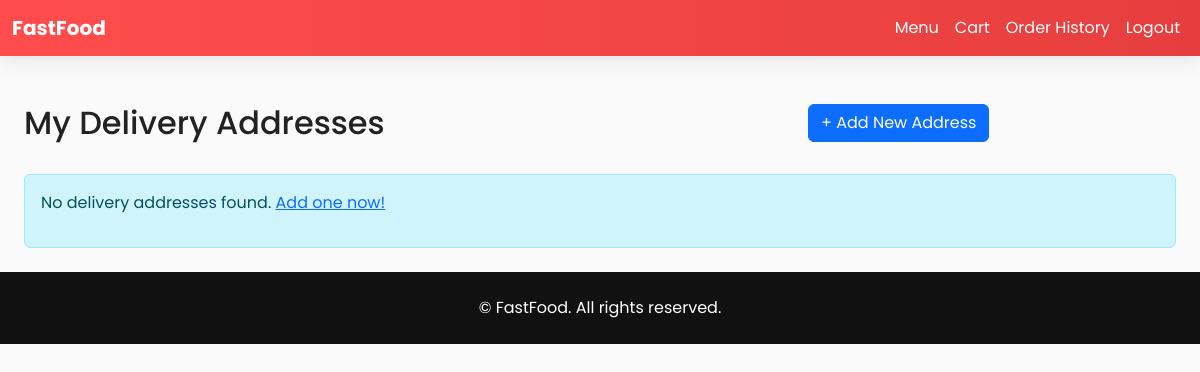
Before: /delivery-addresses/ (signed in) with the older database file.
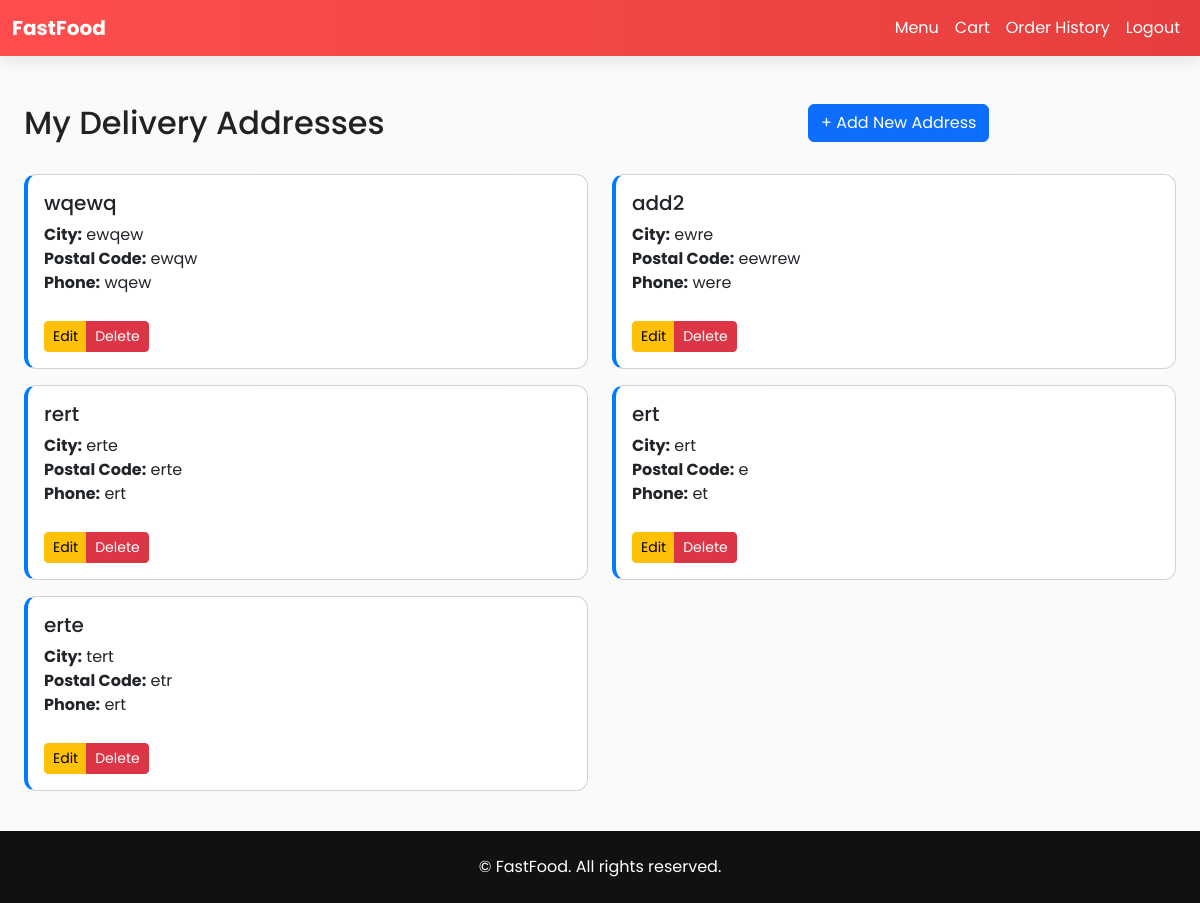
After: the same page with the newer database file.
### food_app/models.py (models this page shows, shortened)
class DeliveryAddress(models.Model):
    user = models.ForeignKey(User, on_delete=models.CASCADE, related_name="delivery_addresses")
    street_address = models.CharField(max_length=255)
    city = models.CharField(max_length=100)
    postal_code = models.CharField(max_length=20)
    phone = models.CharField(max_length=20)
    latitude = models.FloatField(blank=True, null=True)
    longitude = models.FloatField(blank=True, null=True)
    is_default = models.BooleanField(default=False)
    created_at = models.DateTimeField(default=timezone.now)
    class Meta:
        verbose_name_plural = "Delivery Addresses"

### food_app/views.py (the view)
# urls.py: path("delivery-addresses/", views.delivery_addresses, name="delivery_addresses"),
@login_required(login_url="login")
def delivery_addresses(request):
    addresses = request.user.delivery_addresses.all()
    return render(request, "food_app/delivery_addresses.html", {"addresses": addresses})

### food_app/templates/food_app/delivery_addresses.html (shortened to what this page needs)
{% extends 'food_app/base.html' %}
{% block content %}
<div class="container mt-5">
    <div class="row mb-4">
        <div class="col-md-8">
            <h2>My Delivery Addresses</h2>
        </div>
        <div class="col-md-4 text-right">
            <a href="{% url 'add_delivery_address' %}" class="btn btn-primary">+ Add New Address</a>
        </div>
    </div>
    {% if addresses %}
        <div class="row">
            {% for address in addresses %}
            <div class="col-md-6 mb-3">
                <div class="card">
                    <div class="card-body">
                        <div class="d-flex justify-content-between">
                            <h5 class="card-title">
                                {{ address.street_address }}
                            </h5>
                        </div>
                        <p class="card-text">
                            <strong>City:</strong> {{ address.city }}<br>
                            <strong>Postal Code:</strong> {{ address.postal_code }}<br>
                            <strong>Phone:</strong> {{ address.phone }}<br>
                        </p>
                        <div class="btn-group" role="group">
                            <a href="{% url 'edit_delivery_address' address.id %}" class="btn btn-sm btn-warning">Edit</a>
                            <a href="{% url 'delete_delivery_address' address.id %}" class="btn btn-sm btn-danger delete-address-btn" data-address-id="{{ address.id }}" onclick="return false;">Delete</a>
                        </div>
                    </div>
                </div>
            </div>
            {% endfor %}
        </div>
    {% else %}
        <div class="alert alert-info">
            <p>No delivery addresses found. <a href="{% url 'add_delivery_address' %}">Add one now!</a></p>
        </div>
    {% endif %}
</div>
{% endblock %}

Changed rows visible on the page:
added DeliveryAddress: street_address "wqewq", city "ewqew", postal_code "ewqw", phone "wqew"
added DeliveryAddress: street_address "add2", city "ewre", postal_code "eewrew", phone "were"
added DeliveryAddress: street_address "rert", city "erte", postal_code "erte", phone "ert"
added DeliveryAddress: street_address "ert", city "ert", postal_code "e", phone "et"
added DeliveryAddress: street_address "erte", city "tert", postal_code "etr", phone "ert"
Other visible differences:
text no longer shown: "No delivery addresses found. Add one now!"
